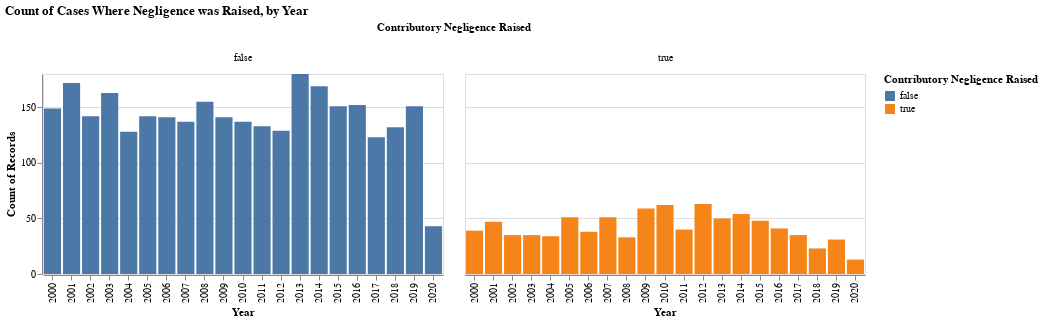

Write notebook code for a chart like this one.
### Code cell
brush = alt.selection(type='interval', encodings=['x'])

raised = alt.Chart(df_all_cases).mark_bar().encode(
    alt.X('Year:O', scale=alt.Scale(domain=brush)),
#     x=,
    y='count(Contributory Negligence Raised):Q',
    color=alt.condition(brush, 'Contributory Negligence Raised:N', alt.value('lightgray')),
#     color='contributory_negligence_raised:N',
    column = 'Contributory Negligence Raised:N'
).properties(
    title='Count of Cases Where Negligence was Raised, by Year', width=400,
    height=200).add_selection(brush)
raised

### Figure 1 — Vega-Lite specification as saved in the notebook (floating-point values rounded to 4 significant figures; data arrays with more than 128 entries replaced by an {"elided": "..."} marker saying what was removed)
{"$schema": "https://vega.github.io/schema/vega-lite/v3.4.0.json", "config": {"mark": {"tooltip": null}, "view": {"height": 300, "width": 400}}, "data": {"name": "data-c00558d5737a055e28568103c209ba37"}, "datasets": {"data-c00558d5737a055e28568103c209ba37": {"elided": "3852 records"}}, "encoding": {"color": {"condition": {"field": "Contributory Negligence Raised", "selection": "selector005", "type": "nominal"}, "value": "lightgray"}, "column": {"field": "Contributory Negligence Raised", "type": "nominal"}, "x": {"field": "Year", "scale": {"domain": {"selection": "selector005"}}, "type": "ordinal"}, "y": {"aggregate": "count", "field": "Contributory Negligence Raised", "type": "quantitative"}}, "height": 200, "mark": "bar", "selection": {"selector005": {"encodings": ["x"], "type": "interval"}}, "title": "Count of Cases Where Negligence was Raised, by Year", "width": 400}
